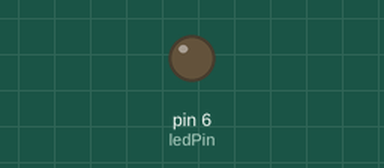
Bench run of a sketch on a simulated Arduino Uno, built with avr-gcc and run on an emulated ATmega328P. On the bench: output pins drawn as LEDs (lit = HIGH).

Above: at 0.1 s.
At 55.9 s:
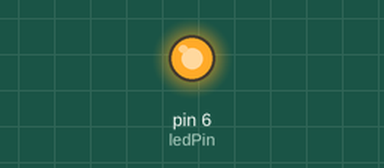
Timing chart, 0 to 57.4 s (numbered marks = the images above):
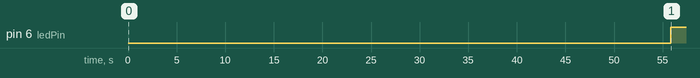

The sketch:

PWM3.ino
```cpp
int ledPin = 6, Cnt=0; // LED 연결 핀
int ledState = LOW; // LED는 끈 상태로 시작
long previousMicros = 0, previousMillis=0; // 마지막으로 LED 상태를 바꾼 시간
int val=0;
int flag=2;

void setup() {
    pinMode(ledPin, OUTPUT); // LED 연결 핀을 출력으로 설정
}

void loop()
{
  unsigned long currentMillis = millis(); // 현재까지의 시간
      unsigned long currentMicros = micros(); // 현재까지의 시간

  if(currentMicros - previousMicros > 20) { // 지정한 시간을 초과한 경우
    Cnt+=2;
    previousMicros = currentMicros; // 마지막 상태 변화 시간 저장
    if(Cnt==val)
    {
        digitalWrite(ledPin, 0);
    }
    if(Cnt==100)
    {
        digitalWrite(ledPin, 1);
        Cnt=0;
    }
  }

if(currentMillis-previousMillis >20)
{
    previousMillis=currentMillis;
    val+=flag;
    if(val==100)
    {
        flag=-2;
    }

    else if(val==0)
    {
        flag=2;
    }
}

}
```

Measured:
- by itself, pin 6 (ledPin): LOW → HIGH at 55.8 s
